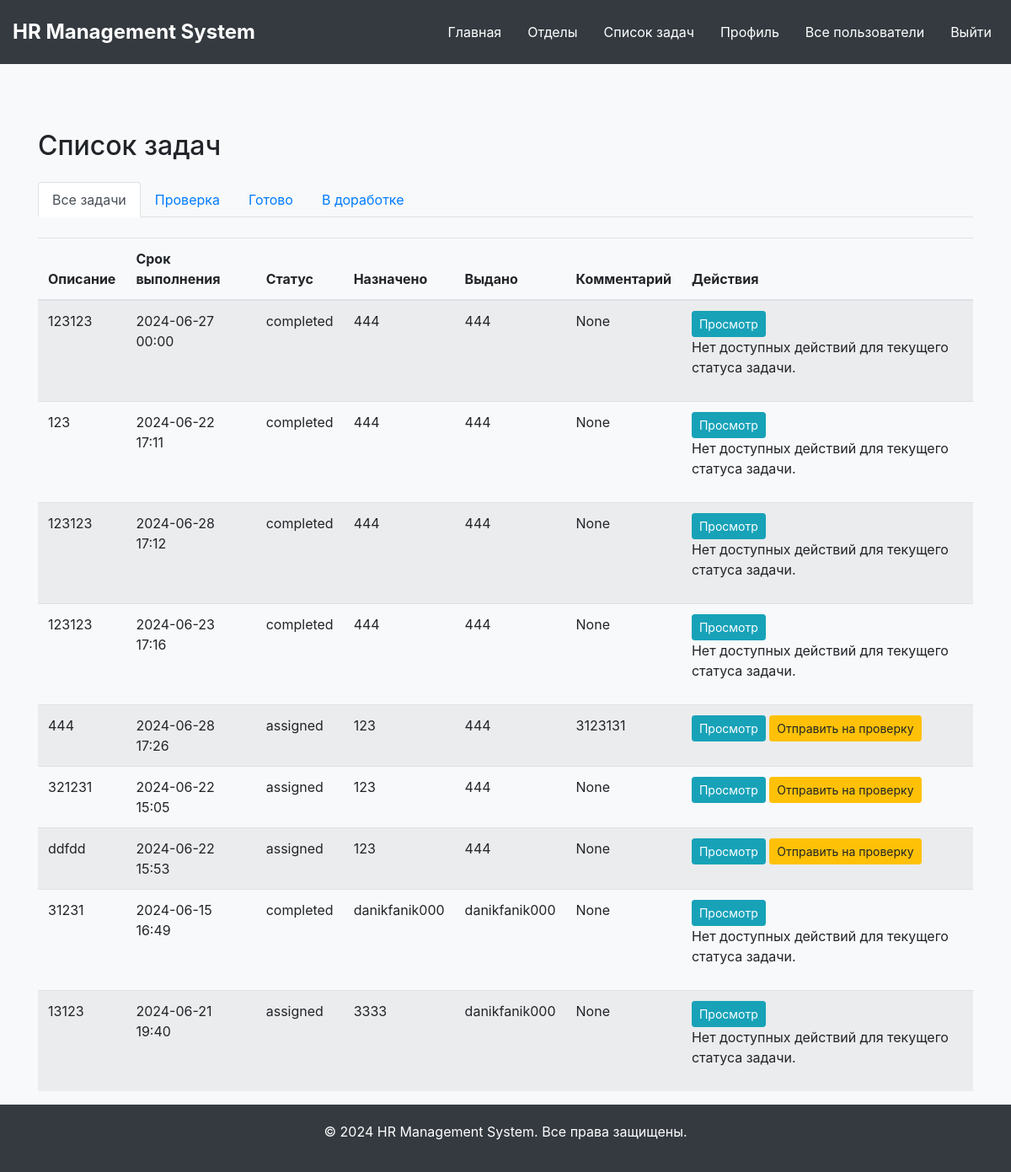
The page /tasks (signed in) on the database its author committed.
### app.py (models this page shows)
class Task(db.Model):
    id = db.Column(db.Integer, primary_key=True)
    description = db.Column(db.String(255), nullable=False)
    deadline = db.Column(db.DateTime, nullable=False)
    status = db.Column(db.String(20), nullable=False, default='assigned')
    assigned_to = db.Column(db.Integer, db.ForeignKey('user.id'))
    issued_by = db.Column(db.Integer, db.ForeignKey('user.id'))
    comment = db.Column(db.Text, nullable=True)
    assigned_user = db.relationship('User', foreign_keys=[assigned_to], back_populates='tasks_assigned')
    issuer = db.relationship('User', foreign_keys=[issued_by], backref='issued_tasks')

class User(UserMixin, db.Model):
    id = db.Column(db.Integer, primary_key=True)
    username = db.Column(db.String(20), unique=True, nullable=False)
    email = db.Column(db.String(120), unique=True, nullable=False)
    password = db.Column(db.String(60), nullable=False)
    bio = db.Column(db.String(255))
    passport_data = db.Column(db.String(255))
    department_id = db.Column(db.Integer, db.ForeignKey('department.id'), nullable=True)
    department = db.relationship('Department', foreign_keys=[department_id], backref='users')
    position = db.Column(db.String(100))
    responsibilities = db.Column(db.Text)
    role = db.Column(db.String(20), nullable=False, default='Employee')
    tasks_assigned = db.relationship('Task', foreign_keys='Task.assigned_to', back_populates='assigned_user', lazy=True)
    absences = db.relationship('Absence', backref='user', lazy=True)
    ratings = db.relationship('Rating', backref='user', lazy=True)
    phone_number = db.Column(db.String(20))
    age = db.Column(db.String(20))
    gender = db.Column(db.String(20))
    status = db.Column(db.String(20))

### app.py (the view)
@app.route("/tasks")
@login_required
def tasks():
    status = request.args.get('status')
    if status:
        tasks = Task.query.filter_by(status=status).all()
    else:
        tasks = Task.query.all()
    return render_template('tasks.html', tasks=tasks, status=status)

### app.py (called while the page is built)
@login_manager.user_loader
def load_user(user_id):
    return db.session.get(User, int(user_id))

### templates/tasks.html (shortened to what this page needs)
{% extends "main.html" %}
{% block content %}
<div class="container mt-5">
    <h2 class="mb-4">Список задач</h2>
    <ul class="nav nav-tabs">
        <li class="nav-item">
            <a class="nav-link {% if not status %}active{% endif %}" href="{{ url_for('tasks') }}">Все задачи</a>
        </li>
        <li class="nav-item">
            <a class="nav-link {% if status == 'in_review' %}active{% endif %}" href="{{ url_for('tasks', status='in_review') }}">Проверка</a>
        </li>
        <li class="nav-item">
            <a class="nav-link {% if status == 'completed' %}active{% endif %}" href="{{ url_for('tasks', status='completed') }}">Готово</a>
        </li>
        <li class="nav-item">
            <a class="nav-link {% if status == 'assigned' %}active{% endif %}" href="{{ url_for('tasks', status='assigned') }}">В доработке</a>
        </li>
    </ul>
    <table class="table table-striped mt-4">
        <thead>
            <tr>
                <th>Описание</th>
                <th>Срок выполнения</th>
                <th>Статус</th>
                <th>Назначено</th>
                <th>Выдано</th>
                <th>Комментарий</th>
                <th>Действия</th>
            </tr>
        </thead>
        <tbody>
            {% for task in tasks %}
            <tr>
                <td>{{ task.description }}</td>
                <td>{{ task.deadline.strftime('%Y-%m-%d %H:%M') }}</td>
                <td>{{ task.status }}</td>
                <td>{{ task.assigned_user.username }}</td>
                <td>{{ task.issuer.username }}</td>
                <td>{{ task.comment }}</td>
                <td>
                    <button type="button" class="btn btn-info btn-sm view-task-btn" data-toggle="modal" data-target="#taskInfoModal{{ task.id }}" data-task-id="{{ task.id }}" data-description="{{ task.description }}" data-deadline="{{ task.deadline }}" data-status="{{ task.status }}" data-assigned="{{ task.assigned_user.username }}" data-issued="{{ task.issuer.username }}">
                        Просмотр
                    </button>
                    {% if task.status == 'assigned' and current_user.id == task.assigned_to %}
                    <form method="POST" action="{{ url_for('submit_for_review', task_id=task.id) }}" style="display:inline;">
                        <button type="submit" class="btn btn-warning btn-sm">Отправить на проверку</button>
                    </form>
                    {% endif %}
                    {% if not (task.status == 'assigned' and current_user.id == task.assigned_to) and not (current_user.role in ['Admin', 'Manager'] and task.status == 'in_review') %}
                        <p>Нет доступных действий для текущего статуса задачи.</p>
                    {% endif %}
                </td>
            </tr>
            {% endfor %}
        </tbody>
    </table>
</div>
{% endblock %}

### templates/main.html (shortened to what this page needs)
<!DOCTYPE html>
<html lang="ru">
<head>
    <link href="https://stackpath.bootstrapcdn.com/bootstrap/4.5.2/css/bootstrap.min.css" rel="stylesheet">
    <link href="https://cdnjs.cloudflare.com/ajax/libs/font-awesome/5.15.3/css/all.min.css" rel="stylesheet">
</head>
<body>
    <header>
        <nav class="navbar navbar-expand-lg">
            <a class="navbar-brand" href="{{ url_for('main') }}">HR Management System</a>
            <div class="collapse navbar-collapse" id="navbarNav">
                <ul class="navbar-nav ml-auto">
                    <li class="nav-item">
                        <a class="nav-link" href="{{ url_for('main') }}">Главная</a>
                    </li>
                    <li class="nav-item">
                        <a class="nav-link" href="{{ url_for('departments') }}">Отделы</a>
                    </li>
                    <li class="nav-item">
                        <a class="nav-link" href="{{ url_for('tasks') }}">Список задач</a>
                    </li>
                    {% if current_user.is_authenticated %}
                    <li class="nav-item">
                        <a class="nav-link" href="{{ url_for('profile', user_id=current_user.id) }}">Профиль</a>
                    </li>
                    {% if current_user.role in ['Admin', 'Manager'] %}
                    <li class="nav-item">
                        <a class="nav-link" href="{{ url_for('users') }}">Все пользователи</a>
                    </li>
                    {% endif %}
                    <li class="nav-item">
                        <a class="nav-link" href="{{ url_for('logout') }}">Выйти</a>
                    </li>
                    {% endif %}
                </ul>
            </div>
        </nav>
    </header>
    <main>
        {% block content %}{% endblock %}
    </main>
    <footer class="footer">
        <div class="container">
            <p>&copy; 2024 HR Management System. Все права защищены.</p>
        </div>
    </footer>
</body>
</html>

### templates/main.html (style rules this page uses)
body { background-color: #f8f9fa; display: flex; flex-direction: column; min-height: 100vh; }
.navbar { margin-bottom: 30px; background-color: #343a40; padding: 15px; }
.navbar-brand { color: #ffffff; font-weight: bold; font-size: 1.5rem; }
.navbar-nav .nav-link { color: #ffffff; font-size: 1rem; margin-left: 15px; }
.footer { background-color: #343a40; color: white; padding: 20px 0; text-align: center; margin-top: auto; }

### rows shown on the page
Task: description "123123", deadline "2024-06-27 00:00", status "completed", assigned_user.username "444", issuer.username "444", comment "None", shows "Нет доступных действий для текущего статуса задачи."
Task: description "123", deadline "2024-06-22 17:11", status "completed", assigned_user.username "444", issuer.username "444", comment "None", shows "Нет доступных действий для текущего статуса задачи."
Task: description "123123", deadline "2024-06-28 17:12", status "completed", assigned_user.username "444", issuer.username "444", comment "None", shows "Нет доступных действий для текущего статуса задачи."
Task: description "123123", deadline "2024-06-23 17:16", status "completed", assigned_user.username "444", issuer.username "444", comment "None", shows "Нет доступных действий для текущего статуса задачи."
Task: description "444", deadline "2024-06-28 17:26", status "assigned", assigned_user.username "123", issuer.username "444", comment "3123131"
Task: description "321231", deadline "2024-06-22 15:05", status "assigned", assigned_user.username "123", issuer.username "444", comment "None"
Task: description "ddfdd", deadline "2024-06-22 15:53", status "assigned", assigned_user.username "123", issuer.username "444", comment "None"
Task: description "31231", deadline "2024-06-15 16:49", status "completed", assigned_user.username "danikfanik000", issuer.username "danikfanik000", comment "None", shows "Нет доступных действий для текущего статуса задачи."
Task: description "13123", deadline "2024-06-21 19:40", status "assigned", assigned_user.username "3333", issuer.username "danikfanik000", comment "None", shows "Нет доступных действий для текущего статуса задачи."
